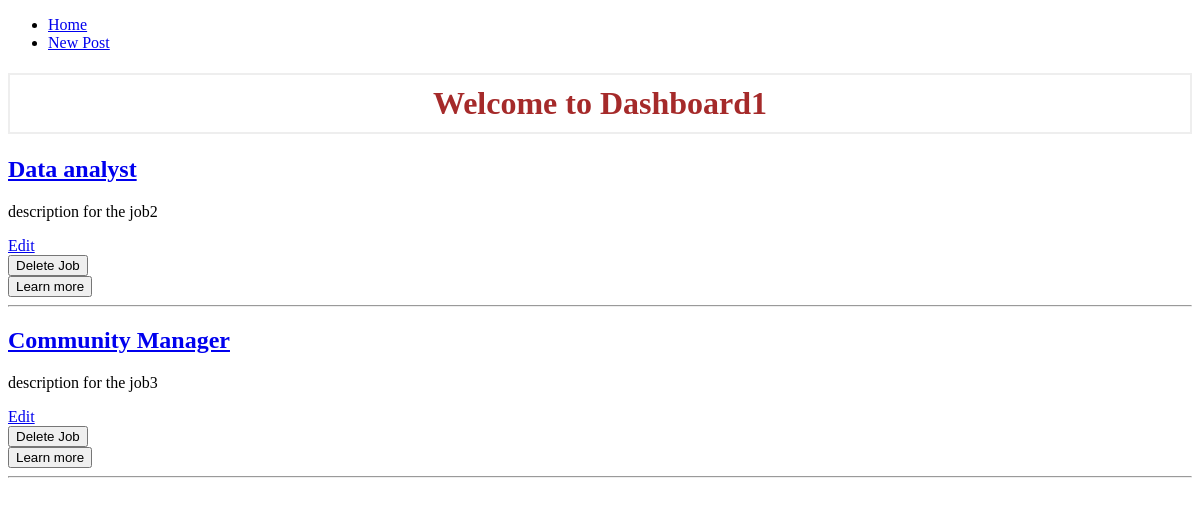
Before: / with the older database file.
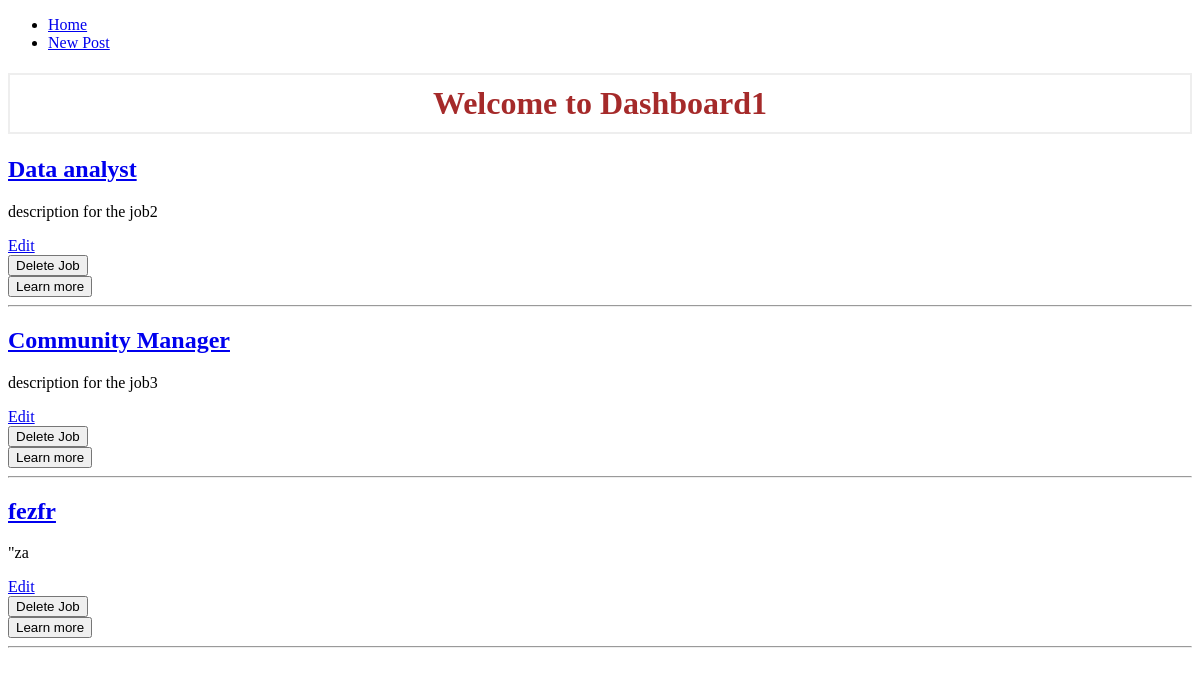
After: the same page with the newer database file.
### tables this page shows
CREATE TABLE jobs (
    job_id INTEGER PRIMARY KEY AUTOINCREMENT,
    created TIMESTAMP NOT NULL DEFAULT CURRENT_TIMESTAMP,
    title TEXT NOT NULL,
    location TEXT NOT NULL,
    postalcode TEXT NOT NULL,
    contract TEXT NOT NULL,
    worktime TEXT NOT NULL,
    userstate TEXT NOT NULL,
    description TEXT NOT NULL,
    salary TEXT NOT NULL,
    category_id INTEGER,
    company_id INTEGER,
    FOREIGN KEY(category_id) REFERENCES categories(category_id),
    FOREIGN KEY(company_id) REFERENCES companies(company_id)
);

### api.py (the view)
@app.route("/")
def index():
    conn = get_db_connection()
    jobs = conn.execute('SELECT * FROM jobs').fetchall()
    conn.close()
    return render_template('index.html', jobs=jobs)

### api.py (called while the page is built)
def get_db_connection():
    conn = sqlite3.connect('database.db')
    conn.row_factory = sqlite3.Row
    return conn

### templates/index.html
{% extends 'bases.html' %}
{% block content %}
<h1>{% block title %} Welcome to Dashboard1{% endblock %}</h1>
{% for job in jobs %}
    <a href="{{ url_for('job', job_id=job['job_id']) }}">
      <h2>{{ job['title'] }}</h2>
    </a>
      <p>{{ job['description'] }}</p>
    <a href="{{ url_for('edit', id=job['job_id']) }}">
        <span>Edit</span>
    </a>
  <form action="{{ url_for('delete', id=job['job_id']) }}" method="POST">
      <input type="submit" value="Delete Job"
              onclick="return confirm('Are you sure you want to delete this job?')">
  </form>
  <button>Learn more</button>
  <hr>
{% endfor %}
{% endblock %}

### templates/bases.html (shortened to what this page needs)
<!DOCTYPE html>
<html lang="en">
<head>
  <link rel="stylesheet" href="../static/css//style.css">
</head>
<body>
  <nav class="navbar navbar-expand-md navbar-light bg-light">
  <div class="collapse navbar-collapse" id="navbarNav">
      <ul class="navbar-nav">
      <li class="nav-item">
          <a class="nav-link" href="{{url_for('index')}}">Home</a>
      </li>
      <li class="nav-item">
          <a class="nav-link" href="{{url_for('create')}}">New Post</a>
      </li>
      </ul>
  </div>
  </nav>
  <div>
    {% block content %} {% endblock %}
  </div>
</body>
</html>

### static/css/style.css (style rules this page uses)
h1 { border: 2px #eee solid; color: brown; text-align: center; padding: 10px; }

Changed rows visible on the page:
added jobs: title "fezfr", description "\"za"
